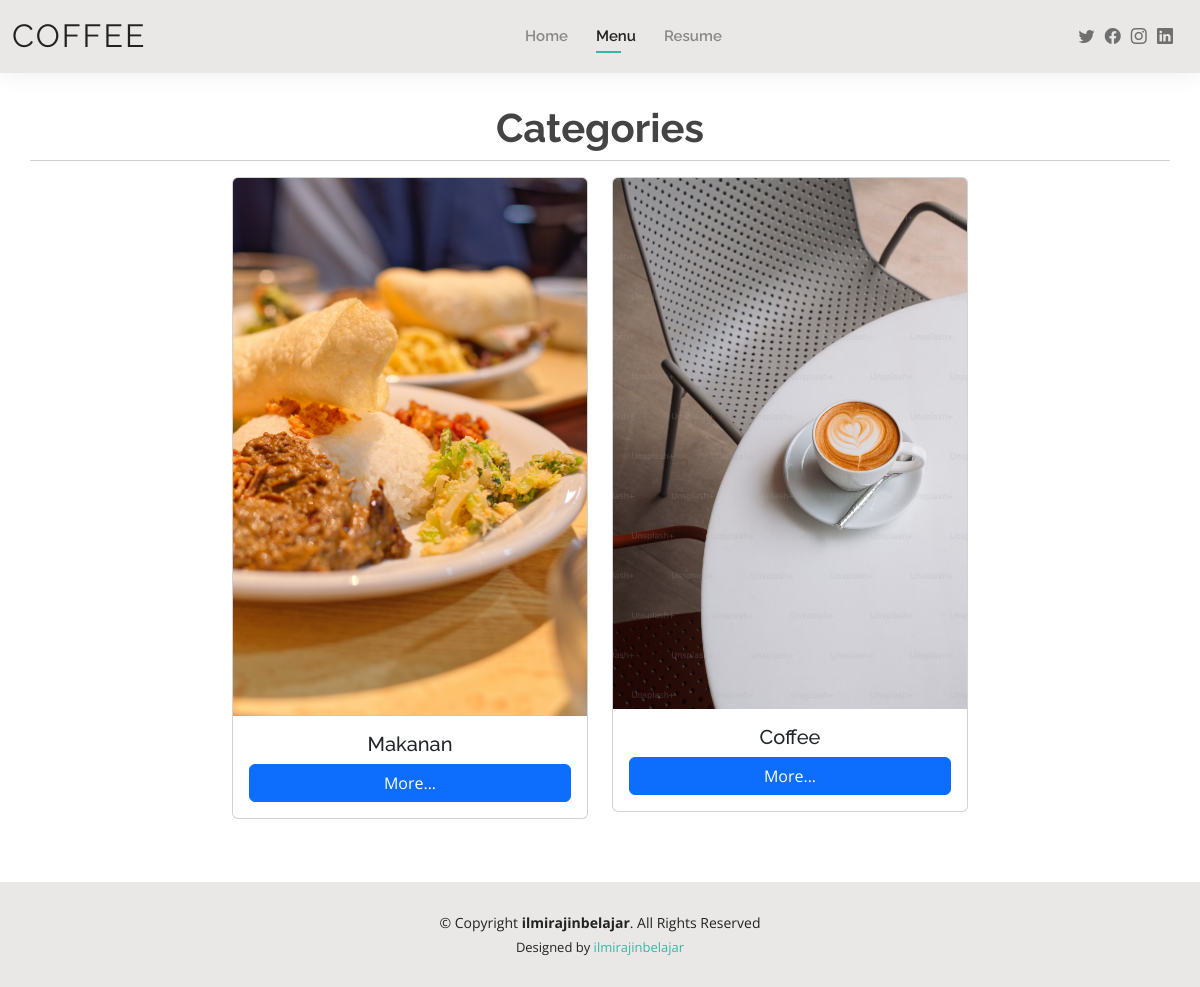
/categories.php, run on the app's committed database.
### tables this page shows
CREATE TABLE `categories` (
  `id` int(11) NOT NULL,
  `nama_category` varchar(100) NOT NULL,
  `photo` varchar(100) NOT NULL
);

### categories.php (the view, shortened to what this page needs)
<!DOCTYPE html>
<html lang="en">
<head>
  <link href="assets/vendor/aos/aos.css" rel="stylesheet">
  <link href="assets/vendor/bootstrap/css/bootstrap.min.css" rel="stylesheet">
  <link href="assets/vendor/bootstrap-icons/bootstrap-icons.css" rel="stylesheet">
  <link href="assets/vendor/boxicons/css/boxicons.min.css" rel="stylesheet">
  <link href="assets/vendor/glightbox/css/glightbox.min.css" rel="stylesheet">
  <link href="assets/vendor/swiper/swiper-bundle.min.css" rel="stylesheet">
  <link href="assets/css/style.css" rel="stylesheet">
</head>
<body>
  <header id="header" class="fixed-top">
    <div class="container-fluid d-flex justify-content-between align-items-center">
      <h1 class="logo me-auto me-lg-0"><a href="index.php">Coffee</a></h1>
      <nav id="navbar" class="navbar order-last order-lg-0">
        <ul>
          <li><a href="index.php">Home</a></li>
          <li><a class="active" href="categories.php">Menu</a></li>
          <li><a href="resume.php">Resume</a></li>
        </ul>
      </nav>
      <div class="header-social-links">
        <a href="#" class="twitter"><i class="bi bi-twitter"></i></a>
        <a href="https://www.facebook.com/panda.motovlog.1?mibextid=ZbWKwL" class="facebook"><i class="bi bi-facebook"></i></a>
        <a href="https://l.instagram.com/?u=https%3A%2F%2Finstagram.com%2Filmirajinbelajar%3Figshid%3DNjIwNzIyMDk2Mg%253D%253D&e=AT05KtZI_x8J_qgj8rcIg6ivOFiO_m4gS_SwmUtNKuI5WI3qSg4UJBacPsUbRLVES5aQmBkj4YAPYseWlChWozIEItSkpL32f_0fzKTa5diRf0seMYcu5Q" class="instagram"><i class="bi bi-instagram"></i></a>
        <a href="#" class="linkedin"><i class="bi bi-linkedin"></i></i></a>
      </div>
    </div>
  </header>
  <main id="main">
    <div class="container text-center" style="margin-top: 6rem; margin-bottom: 10rem;">
      <div class="row justify-content-center">
        <h1 class="fw-bold m-2">Categories</h1>
        <hr>
        <?php
        include('koneksi.php');
        $queryCategories = mysqli_query($koneksi, "SELECT * FROM categories");
        foreach ($queryCategories as $key => $value) :
        ?>
          <div class="col-6 col-lg-4 col-md-4 mb-2">
            <div class="card">
              <img src="assets/img/<?= $value['photo']; ?>" class="card-img-top" alt="<?= $value['photo']; ?>">
              <div class="card-body">
                <h5 class="card-title"><?= $value['nama_category']; ?></h5>
                <a href="menu.php?id_category=<?= $value['id']; ?>" class="btn btn-primary w-100">More...</a>
              </div>
            </div>
          </div>
        <?php endforeach; ?>
      </div>
    </div>
    <footer id="footer" class="fixed-bottom">
      <div class="container">
        <div class="copyright">
          &copy; Copyright <strong><span>ilmirajinbelajar</span></strong>. All Rights Reserved
        </div>
        <div class="credits">
          Designed by <a href="https://l.instagram.com/?u=https%3A%2F%2Finstagram.com%2Filmirajinbelajar%3Figshid%3DNjIwNzIyMDk2Mg%253D%253D&e=AT05KtZI_x8J_qgj8rcIg6ivOFiO_m4gS_SwmUtNKuI5WI3qSg4UJBacPsUbRLVES5aQmBkj4YAPYseWlChWozIEItSkpL32f_0fzKTa5diRf0seMYcu5Q">ilmirajinbelajar</a>
        </div>
      </div>
    </footer>
</body>
</html>

### assets/css/style.css (style rules this page uses)
body { font-family: "Open Sans", sans-serif; color: #444444; }
a { color: #34b7a7; text-decoration: none; }
h1, h2, h3, h4, h5, h6 { font-family: "Raleway", sans-serif; }
#main { margin-top: 50px; }
#header { background: #e9e8e6; box-shadow: 0px 0px 25px 0 rgba(0, 0, 0, 0.08); z-index: 997; padding: 15px 0; }
#header .logo { font-size: 32px; margin: 0; padding: 0; line-height: 1; font-weight: 400; letter-spacing: 2px; text-transform: uppercase; }
#header .logo a { color: #222222; }
.header-social-links { padding-right: 15px; }
.header-social-links a { color: #6f6f6f; padding-left: 6px; display: inline-block; line-height: 0px; transition: 0.3s; font-size: 16px; }
.navbar { padding: 0; }
.navbar ul { margin: 0; padding: 0; display: flex; list-style: none; align-items: center; }
.navbar li { position: relative; padding: 10px 0 10px 28px; }
.navbar a, .navbar a:focus { display: flex; align-items: center; justify-content: space-between; font-family: "Raleway", sans-serif; font-size: 15px; font-weight: 600; color: #888888; white-space: nowrap; transition: 0.3s; position: relative; }
.navbar>ul>li>a:before { content: ""; position: absolute; width: 0; height: 2px; bottom: -5px; left: 0; background-color: #34b7a7; visibility: hidden; width: 0px; transition: all 0.3s ease-in-out 0s; }
.navbar a:hover:before, .navbar li:hover>a:before, .navbar .active:before { visibility: visible; width: 25px; }
.navbar a:hover, .navbar .active, .navbar .active:focus, .navbar li:hover>a { color: #222222; }
#footer { background: #e9e8e6; padding: 30px 0; color: #222222; font-size: 14px; text-align: center; }
#footer .credits { padding-top: 5px; font-size: 13px; }
#footer .credits a { color: #34b7a7; }

### data on the page
categories: photo (picture), nama_category "Makanan"
categories: photo (picture), nama_category "Coffee"
